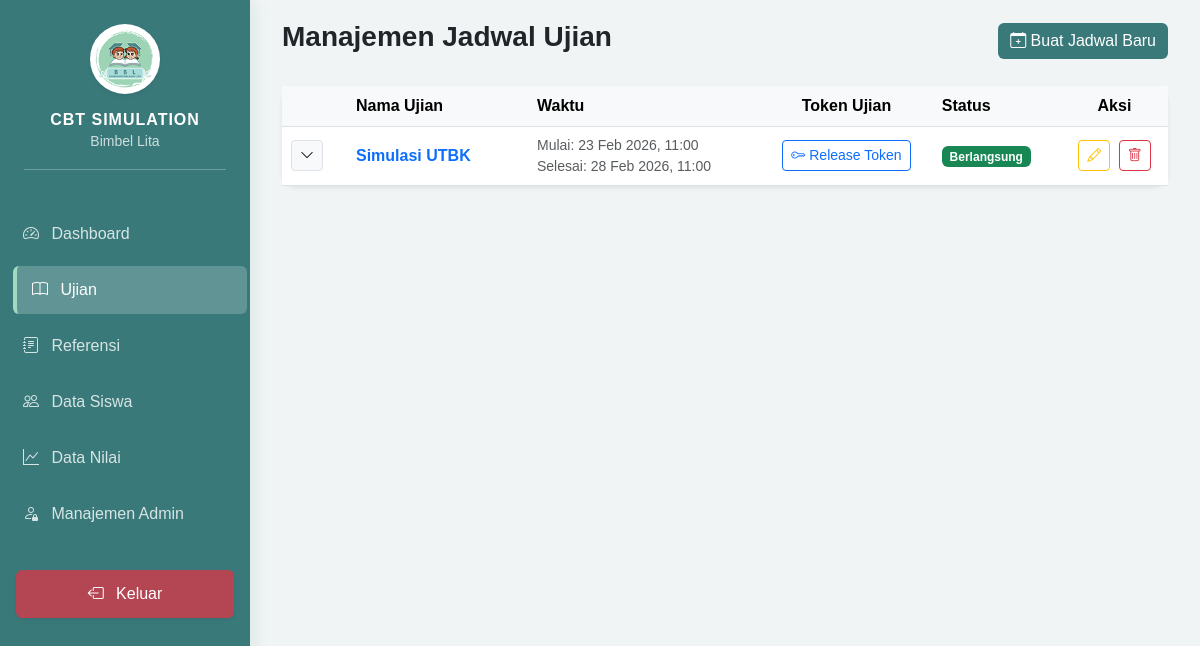
/admin/dashboard.php?page=exams (signed in), run on the app's committed database.
### tables this page shows
CREATE TABLE `exams` (
  `id` int NOT NULL,
  `exam_name` varchar(255) NOT NULL,
  `start_date` datetime NOT NULL,
  `end_date` datetime NOT NULL,
  `is_active` tinyint(1) DEFAULT '1',
  `created_at` timestamp NULL DEFAULT CURRENT_TIMESTAMP
);

### admin/modules/exams/index.php (the view, shortened to what this page needs)
<?php
require_once '../config/database.php';
$stmt = $pdo->query("SELECT * FROM exams ORDER BY start_date DESC");
$exams = $stmt->fetchAll();
?>
<div class="d-flex justify-content-between align-items-center mb-4">
    <h3 class="fw-bold">Manajemen Jadwal Ujian</h3>
    <button class="btn btn-primary" data-bs-toggle="modal" data-bs-target="#addExamModal">
        <i class="bi bi-calendar-plus"></i> Buat Jadwal Baru
    </button>
</div>
<div class="card border-0 shadow-sm">
    <div class="card-body p-0">
        <div class="table-responsive">
            <table class="table table-hover mb-0 align-middle">
                <thead class="table-light">
                    <tr>
                        <th width="50px"></th>
                        <th class="px-4">Nama Ujian</th>
                        <th>Waktu</th>
                        <th class="text-center">Token Ujian</th> <th>Status</th>
                        <th class="text-center">Aksi</th>
                    </tr>
                </thead>
                <tbody>
                    <?php foreach ($exams as $e): ?>
                    <?php
                        $now = date('Y-m-d H:i:s');
                        $is_started = ($now >= $e['start_date'] && $now <= $e['end_date']);
                        $is_finished = ($now > $e['end_date']);
                    ?>
                    <tr>
                        <td class="text-center">
                            <button class="btn btn-sm btn-light border" type="button" data-bs-toggle="collapse" data-bs-target="#subject-<?= $e['id'] ?>">
                                <i class="bi bi-chevron-down"></i>
                            </button>
                        </td>
                        <td class="px-4 fw-bold text-primary"><?= htmlspecialchars($e['exam_name']) ?></td>
                        <td>
                            <small class="d-block text-muted">Mulai: <?= date('d M Y, H:i', strtotime($e['start_date'])) ?></small>
                            <small class="d-block text-muted">Selesai: <?= date('d M Y, H:i', strtotime($e['end_date'])) ?></small>
                        </td>
                        <td class="text-center">
                            <?php if ($is_started): ?>
                                <div id="token-box-<?= $e['id'] ?>">
                                    <button class="btn btn-sm btn-outline-primary" onclick="initToken(<?= $e['id'] ?>)">
                                        <i class="bi bi-key"></i> Release Token
                                    </button>
                                </div>
                            <?php elseif ($is_finished): ?>
                                <span class="text-muted small">Closed</span>
                            <?php else: ?>
                                <span class="text-muted small">Belum Mulai</span>
                            <?php endif; ?>
                        </td>
                        <td>
                            <?php
                            if ($now < $e['start_date']) echo '<span class="badge bg-warning">Belum Mulai</span>';
                            elseif ($now > $e['end_date']) echo '<span class="badge bg-danger">Selesai</span>';
                            else echo '<span class="badge bg-success">Berlangsung</span>';
                            ?>
                        </td>
                        <td class="text-center">
                            <button class="btn btn-sm btn-outline-warning me-1" data-bs-toggle="modal" data-bs-target="#editExamModal<?= $e['id'] ?>">
                                <i class="bi bi-pencil"></i>
                            </button>
                            <a href="modules/exams/process.php?action=delete&id=<?= $e['id'] ?>"
                               class="btn btn-sm btn-outline-danger"
                               onclick="return confirm('Menghapus Exam akan menghapus semua Subject di dalamnya. Lanjutkan?')">
                                <i class="bi bi-trash"></i>
                            </a>
                        </td>
                    </tr>
                    <?php endforeach; ?>
                </tbody>
            </table>
        </div>
    </div>
</div>

### includes/header.php (style rules this page uses)
:root { --sidebar-width: 250px; --primary-teal: #3a797a; --mint-green: #a2d9c1; --mint-light: #f0fdf4; }
body { background-color: #f0f4f4; font-family: 'Poppins', sans-serif; }
.card { border-radius: 15px; border: none; box-shadow: 0 5px 15px rgba(0,0,0,0.05); }
.btn-primary { background-color: var(--primary-teal); border: none; }

### data on the page
exams: exam_name "Simulasi UTBK", start_date "23 Feb 2026, 11:00", end_date "28 Feb 2026, 11:00", shows "Berlangsung"
